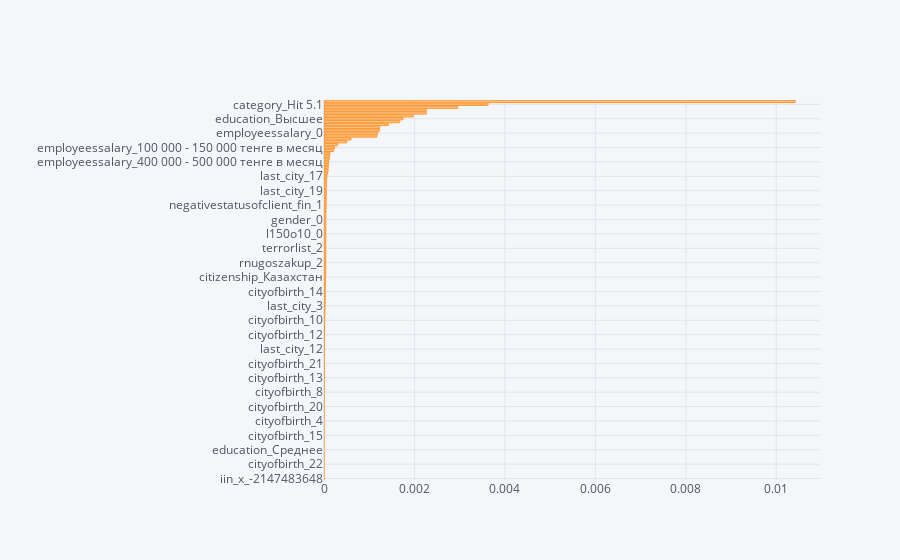

Here is the notebook cell this chart was saved with:
### Code cell
# значимость категориальных и бинарных переменных
all_cols = list(df.columns)
all_num_cols = num_features
target_col = ['Default']
all_cat = [x for x in all_cols if x not in (all_num_cols+target_col)]

temp_df = df
imp_cat = pd.Series(mutual_info_classif(temp_df[all_cat], temp_df['Default'], discrete_features =True), index = all_cat)
imp_cat.sort_values(inplace = True)
imp_cat.iplot(kind = 'barh')

### Figure 1 — Plotly figure (JSON) as saved in the notebook; plotly's stock layout.template omitted (floating-point values rounded to 4 significant figures; data arrays with more than 128 entries replaced by an {"elided": "..."} marker saying what was removed)
{"data": [{"marker": {"color": "rgba(255, 153, 51, 0.6)", "line": {"color": "rgba(255, 153, 51, 1.0)", "width": 1}}, "name": "None", "orientation": "h", "text": "", "type": "bar", "x": {"elided": "132 float values"}, "y": {"elided": "132 str values"}}], "layout": {"legend": {"bgcolor": "#F5F6F9", "font": {"color": "#4D5663"}}, "paper_bgcolor": "#F5F6F9", "plot_bgcolor": "#F5F6F9", "title": {"font": {"color": "#4D5663"}}, "xaxis": {"gridcolor": "#E1E5ED", "showgrid": true, "tickfont": {"color": "#4D5663"}, "title": {"font": {"color": "#4D5663"}, "text": ""}, "zerolinecolor": "#E1E5ED"}, "yaxis": {"gridcolor": "#E1E5ED", "showgrid": true, "tickfont": {"color": "#4D5663"}, "title": {"font": {"color": "#4D5663"}, "text": ""}, "zerolinecolor": "#E1E5ED"}}}
